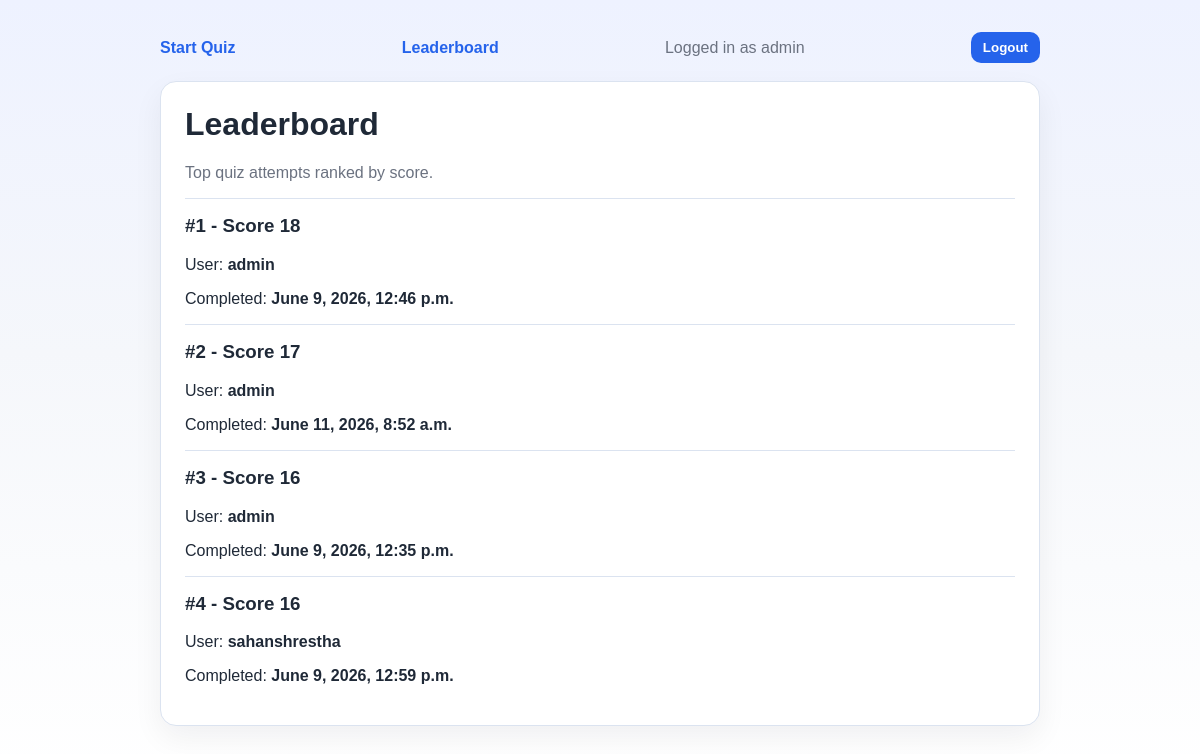
Page /leaderboard/ (signed in) on the committed database.
### quiz/models.py (models this page shows, shortened)
class QuizAttempt(models.Model):
    user = models.ForeignKey(
        settings.AUTH_USER_MODEL,
        null=True,
        blank=True,
        on_delete=models.SET_NULL,
    )
    score = models.PositiveIntegerField(default=0)
    created_at = models.DateTimeField(auto_now_add=True)

### quiz/views.py (the view)
# urls.py: path('leaderboard/', views.leaderboard_view, name='leaderboard'),
@login_required
def leaderboard_view(request):
    attempts = (
        QuizAttempt.objects.select_related('user')
        .order_by('-score', 'created_at')[:10]
    )
    return render(
        request,
        'quiz/leaderboard.html',
        {
            'attempts': attempts,
        },
    )

### quiz/templates/quiz/leaderboard.html
{% extends 'quiz/base.html' %}
{% block content %}
<div class="card">
    <h1>Leaderboard</h1>
    <p class="muted">Top quiz attempts ranked by score.</p>
    {% for attempt in attempts %}
        <div class="summary-item">
            <h3>#{{ forloop.counter }} - Score {{ attempt.score }}</h3>
            <p>User: <strong>{{ attempt.user|default:"Guest" }}</strong></p>
            <p>Completed: <strong>{{ attempt.created_at }}</strong></p>
        </div>
    {% empty %}
        <p>No quiz attempts yet.</p>
    {% endfor %}
</div>
{% endblock %}

### quiz/templates/quiz/base.html (shortened to what this page needs)
<!DOCTYPE html>
<html lang="en">
<head>
</head>
<body>
    <div class="container">
        <div class="topbar">
            <a href="{% url 'quiz:start' %}">Start Quiz</a>
            <a href="{% url 'quiz:leaderboard' %}">Leaderboard</a>
            {% if user.is_authenticated %}
                <span class="muted">Logged in as {{ user.username }}</span>
                <form method="post" action="{% url 'logout' %}" style="display:inline; margin:0;">
                    <button type="submit" class="button" style="padding:8px 12px;">Logout</button>
                </form>
            {% else %}
                <a href="{% url 'login' %}">Login</a>
                <a href="{% url 'quiz:register' %}">Register</a>
            {% endif %}
        </div>
        {% block content %}{% endblock %}
    </div>
</body>
</html>

### quiz/templates/quiz/base.html (style rules this page uses)
:root { color-scheme: light; --bg: #f5f7fb; --surface: #ffffff; --text: #1f2937; --muted: #6b7280; --primary: #2563eb; --primary-dark: #1d4ed8; --border: #dbe3f0; --correct: #166534; --wrong: #b91c1c; }
* { box-sizing: border-box; }
body { margin: 0; font-family: Arial, Helvetica, sans-serif; background: linear-gradient(180deg, #eef2ff 0%, var(--bg) 45%, #ffffff 100%); color: var(--text); }
.container { max-width: 920px; margin: 0 auto; padding: 32px 20px 56px; }
.card { background: var(--surface); border: 1px solid var(--border); border-radius: 16px; padding: 24px; box-shadow: 0 12px 30px rgba(15, 23, 42, 0.06); }
h1, h2, h3 { margin-top: 0; }
.muted { color: var(--muted); }
.button { display: inline-block; border: 0; border-radius: 10px; padding: 12px 18px; background: var(--primary); color: white; font-weight: 700; text-decoration: none; cursor: pointer; }
.summary-item { border-top: 1px solid var(--border); padding-top: 16px; margin-top: 16px; }
.topbar { display: flex; justify-content: space-between; align-items: center; gap: 12px; margin-bottom: 18px; }
.topbar a { color: var(--primary); text-decoration: none; font-weight: 700; }

### rows in the picture
QuizAttempt: score "18", user "admin", created_at "June 9, 2026, 12:46 p.m."
QuizAttempt: score "17", user "admin", created_at "June 11, 2026, 8:52 a.m."
QuizAttempt: score "16", user "admin", created_at "June 9, 2026, 12:35 p.m."
QuizAttempt: score "16", user "sahanshrestha", created_at "June 9, 2026, 12:59 p.m."

### other values in the picture
{{ user.username }} "admin"
